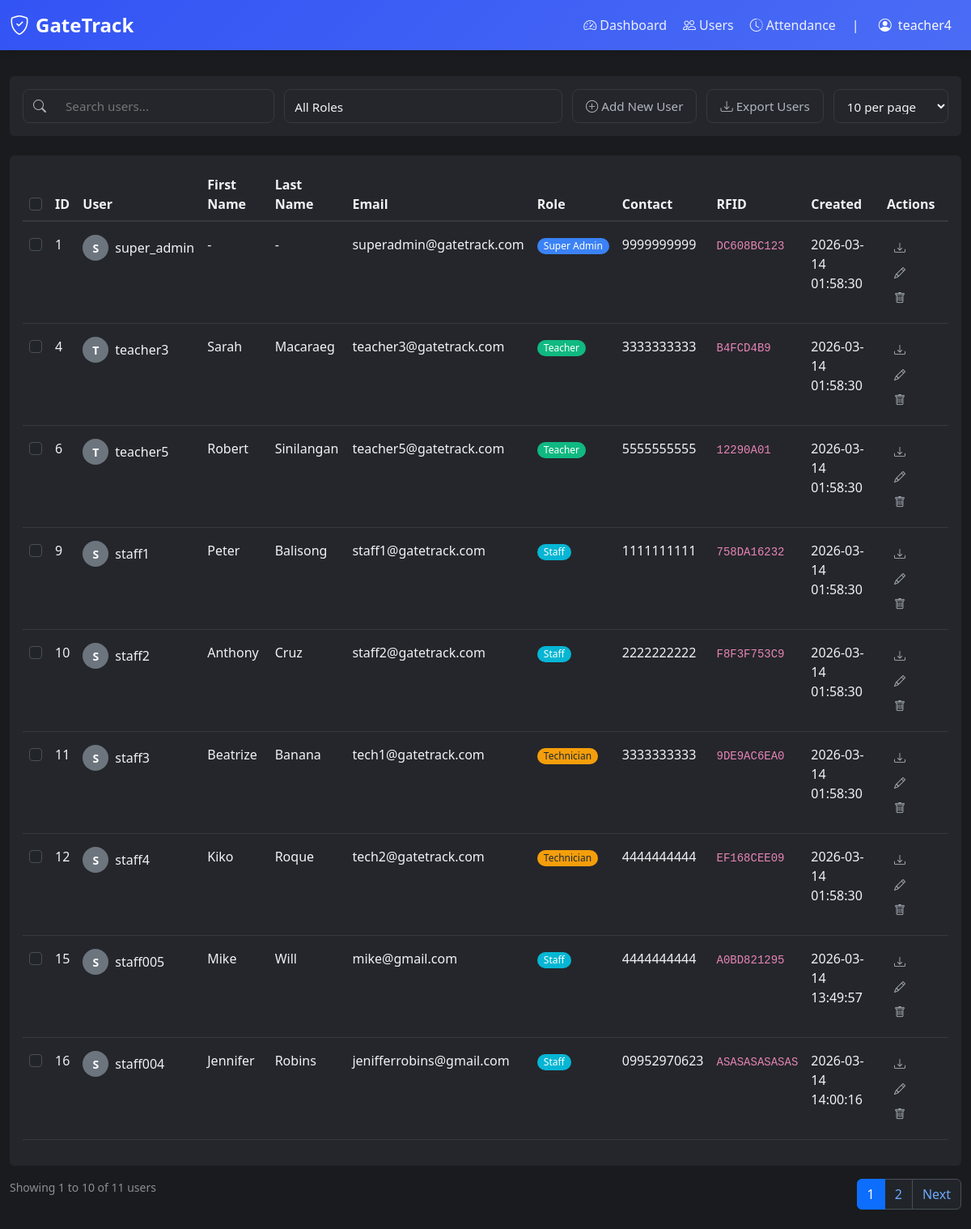
Before: /users (signed in) with the older database file.
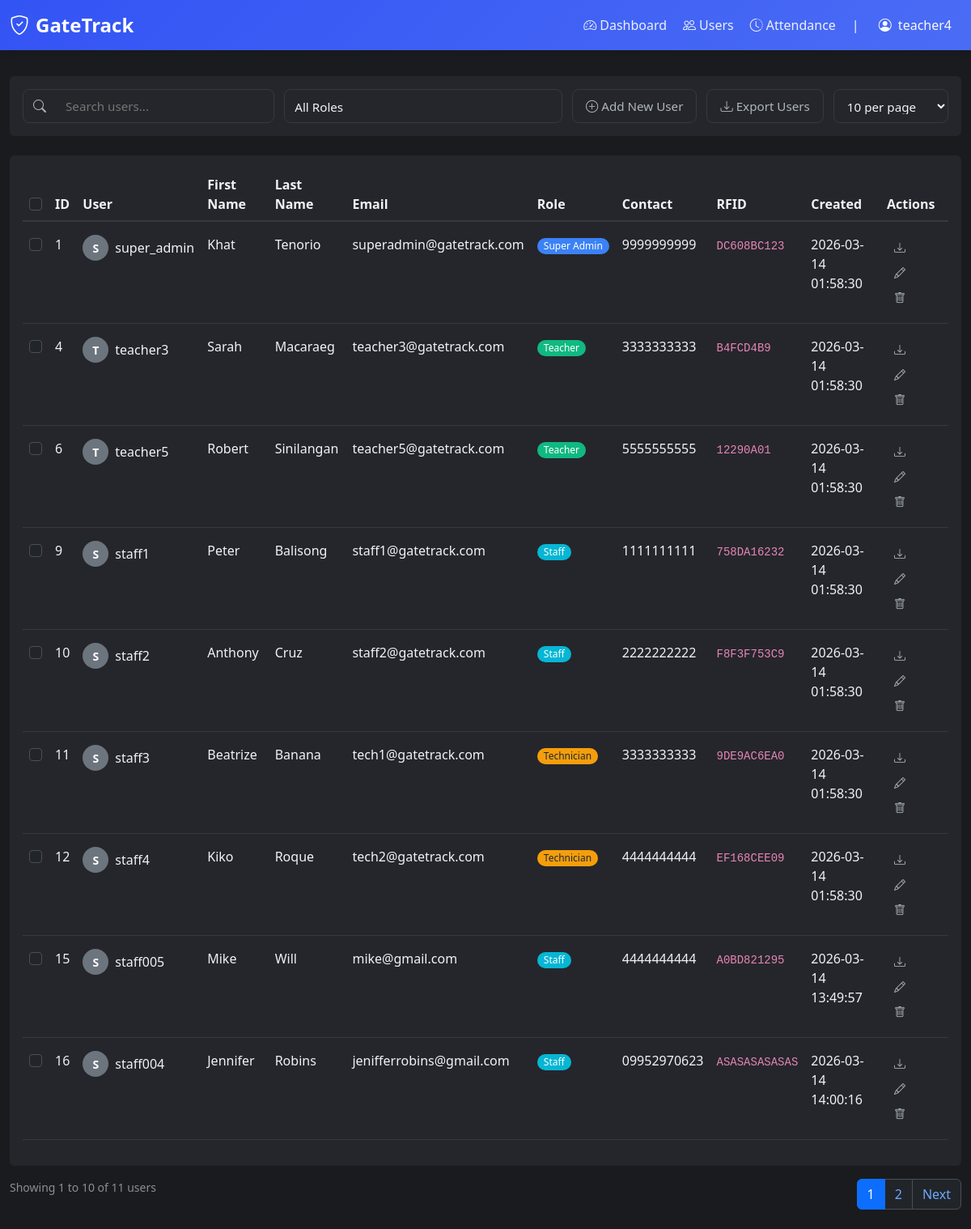
After: the same page with the newer database file.
### tables this page shows
CREATE TABLE "users" (id INTEGER NOT NULL, username VARCHAR(80), email VARCHAR(120) NOT NULL, password VARCHAR(200), contact VARCHAR(20), gender VARCHAR(10), role VARCHAR(20) NOT NULL, created_at DATETIME, rfid TEXT, first_name VARCHAR(50), last_name VARCHAR(50), PRIMARY KEY (id), UNIQUE (email));

### app.py (the view)
@app.route('/users')
@login_required
def users():
    if session.get('role') not in ['super_admin', 'teacher']:
        flash('You do not have permission to view this page.', 'error')
        return redirect(url_for('dashboard'))
    page = int(request.args.get('page', 1))
    per_page = int(request.args.get('per_page', 10))
    search_term = request.args.get('search', '').strip()
    role_filter = request.args.get('role', '')
    if per_page not in [10, 20, 30, 100]:
        per_page = 10
    page = max(1, page)
    from database_utils import get_paginated_users
    users, total_count = get_paginated_users(page, per_page, search_term, role_filter)
    total_pages = (total_count + per_page - 1) // per_page
    if page > total_pages and total_pages > 0:
        return redirect(url_for('users', page=total_pages, per_page=per_page,
                               search=search_term, role=role_filter))
    return render_template('users.html',
                         users=users,
                         page=page,
                         per_page=per_page,
                         total_count=total_count,
                         total_pages=total_pages,
                         search_term=search_term,
                         role_filter=role_filter)

### app.py (called while the page is built)
def login_required(f):
    @wraps(f)
    def decorated_function(*args, **kwargs):
        if 'user_id' not in session:
            flash('Please log in to access this page.', 'error')
            return redirect(url_for('login'))
        return f(*args, **kwargs)
    return decorated_function

### database_utils.py (called while the page is built)
def get_connection() -> sqlite3.Connection:
    conn = sqlite3.connect(DB_PATH)
    conn.row_factory = sqlite3.Row
    return conn

### templates/users.html (shortened to what the changed rows need)
{% extends "nav.html" %}
{% block content %}
<div class="mt-4">
  <div class="card">
    <div class="card-body">
      <div class="table-responsive">
        <table class="table table-hover" id="usersTable">
          <thead>
            <tr>
              <th><input class="form-check-input" type="checkbox" id="selectAll" /></th>
              <th>ID</th>
              <th>User</th>
              <th>First Name</th>
              <th>Last Name</th>
              <th>Email</th>
              <th>Role</th>
              <th>Contact</th>
              <th>RFID</th>
              <th>Created</th>
              <th>Actions</th>
            </tr>
          </thead>
          <tbody>
            {% for user in users %}
            {% if user.id != session.get('user_id') %}
            <tr>
              <td class="py-3"><input class="form-check-input" type="checkbox" value="{{ user.id }}" /></td>
              <td class="py-3">{{ user.id }}</td>
              <td class="py-3">
                <div class="d-flex align-items-center">
                  <div class="avatar-circle me-2 bg-secondary" style="background-color: #6c757d !important">
                    {{ user.username[0].upper() if user.username else user.email[0].upper() }}
                  </div>
                  {{ user.username or '-' }}
                </div>
              </td>
              <td class="py-3">{{ user.first_name or '-' }}</td>
              <td class="py-3">{{ user.last_name or '-' }}</td>
              <td class="py-3">{{ user.email }}</td>
              <td class="py-3">
                <span class="badge badge-role-{{ user.role | replace('_', '-') }} rounded-pill px-2 py-1">
                  {{ user.role | replace('_', ' ') | title }}
                </span>
              </td>
              <td class="py-3">{{ user.contact or '-' }}</td>
              <td class="py-3"><code>{{ user.rfid or 'N/A' }}</code></td>
              <td class="py-3">{{ user.created_at.strftime('%Y-%m-%d %H:%M:%S') if user.created_at else '-' }}</td>
              <td class="py-3">
                <a href="{{ url_for('export_user_attendance', user_id=user.id) }}" class="btn btn-sm me-1" title="Export Attendance" download>
                  <i class="bi bi-download"></i>
                </a>
                <button class="btn btn-sm me-1" title="Edit" data-bs-toggle="offcanvas" data-bs-target="#editUserOffcanvas"
                  data-user-id="{{ user.id }}"
                  data-user-role="{{ user.role }}"
                  data-user-username="{{ user.username or '' }}"
                  data-user-first-name="{{ user.first_name or '' }}"
                  data-user-last-name="{{ user.last_name or '' }}"
                  data-user-email="{{ user.email }}"
                  data-user-contact="{{ user.contact or '' }}"
                  data-user-rfid="{{ user.rfid or '' }}">
                  <i class="bi bi-pencil"></i>
                </button>
                <button class="btn btn-sm" title="Delete" data-bs-toggle="modal" data-bs-target="#deleteModal" data-user-id="{{ user.id }}" data-user-email="{{ user.email }}" data-user-role="{{ user.role }}">
                  <i class="bi bi-trash"></i>
                </button>
              </td>
            </tr>
            {% endif %}
            {% endfor %}
          </tbody>
        </table>
      </div>
    </div>
  </div>
</div>
{% endblock %}

Changed rows visible on the page:
changed users "super_admin": first_name "-" → "Khat"; last_name "-" → "Tenorio"
